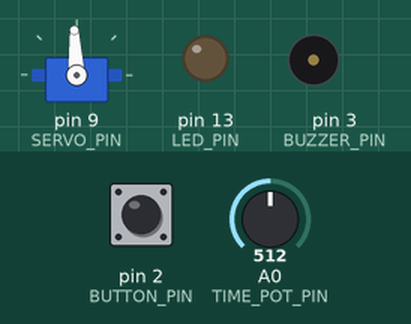
A sketch run on a simulated Arduino Uno, built with avr-gcc and run on an emulated ATmega328P. Shown: servo, output pins drawn as LEDs (lit = HIGH), buzzer (waves = sounding). The inputs (shaded band) are chosen by the test bench; at power-on: pin 2 (BUTTON_PIN) HIGH, A0 (TIME_POT_PIN) = 512.

Above: at 1.8 s.
1.9 s: pin 2 (BUTTON_PIN) pulled LOW for 1.2 s
At 3.3 s:
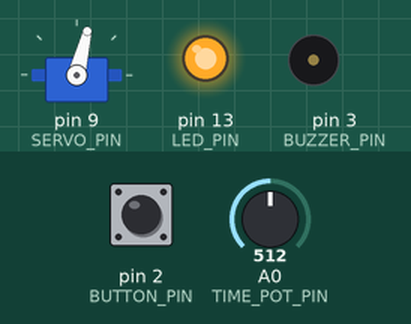
At 3.95 s:
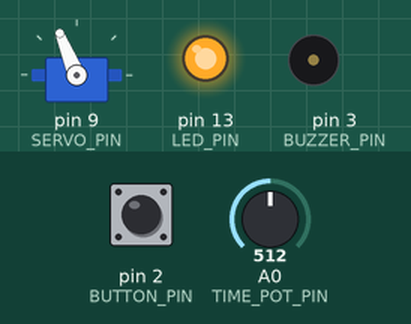
Timing chart, 0 to 6.8 s (numbered marks = the images above; inputs shaded):
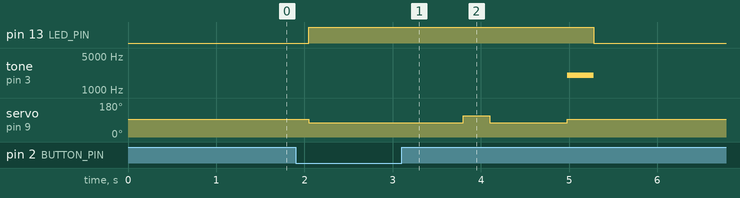

The sketch:

catfeedernano.ino
```cpp
#include <Servo.h>

#define SERVO_PIN      9
#define TIME_POT_PIN   A0
#define VOL_POT_PIN    A1
#define BUTTON_PIN     2
#define BUZZER_PIN     3
#define LED_PIN        13

#define SERVO_STOP     1500
#define SERVO_FORWARD  1330
#define SERVO_REVERSE  1700

#define MIN_INTERVAL_HOURS  1
#define MAX_INTERVAL_HOURS  8

#define MIN_FEED_TIME_MS    500
#define MAX_FEED_TIME_MS    3000

Servo feeder;

unsigned long lastFeedTime = 0;
unsigned long feedIntervalMs = 3600000UL;
bool busy = false;

void playBuzzer() {
  tone(BUZZER_PIN, 2000);   // 2 kHz
  delay(300);
  noTone(BUZZER_PIN);
}

void feed() {
  busy = true;
  digitalWrite(LED_PIN, HIGH);

  int volumeValue = analogRead(VOL_POT_PIN);
  int feedTime = map(volumeValue, 0, 1023,
                     MIN_FEED_TIME_MS, MAX_FEED_TIME_MS);

  feeder.writeMicroseconds(SERVO_FORWARD);
  delay(feedTime);

  feeder.writeMicroseconds(SERVO_REVERSE);
  delay(300);

  feeder.writeMicroseconds(SERVO_FORWARD);
  delay(feedTime / 2);

  feeder.writeMicroseconds(SERVO_STOP);

  playBuzzer();

  digitalWrite(LED_PIN, LOW);
  busy = false;
}

void setup() {
  pinMode(BUTTON_PIN, INPUT_PULLUP);
  pinMode(LED_PIN, OUTPUT);
  pinMode(BUZZER_PIN, OUTPUT);

  digitalWrite(LED_PIN, LOW);
  digitalWrite(BUZZER_PIN, LOW);

  feeder.attach(SERVO_PIN);
  feeder.writeMicroseconds(SERVO_STOP);

  lastFeedTime = millis();
}

void loop() {

  // READ TIME POT (1–8 HOURS)
  int timeValue = analogRead(TIME_POT_PIN);
  int hours = map(timeValue, 0, 1023,
                  MIN_INTERVAL_HOURS, MAX_INTERVAL_HOURS);
  feedIntervalMs = (unsigned long)hours * 3600000UL;

  if (!busy && (millis() - lastFeedTime >= feedIntervalMs)) {
    feed();
    lastFeedTime = millis();
  }

  if (digitalRead(BUTTON_PIN) == LOW && !busy) {
    delay(50);
    if (digitalRead(BUTTON_PIN) == LOW) {
      feed();
      while (digitalRead(BUTTON_PIN) == LOW);
    }
  }

  delay(1000);
}
```

Measured:
- after the input at 1.9 s, pin 13 (LED_PIN): LOW → HIGH after 0.15 s, → LOW 3.2 s later; tone on pin 3 (BUZZER_PIN): silent → 2000 Hz after 3.1 s, → silent 0.30 s later; servo on pin 9 (SERVO_PIN): 93° → 76° after 0.15 s, → 112° 1.8 s later, → 76° 0.30 s later, → 93° 0.88 s later
